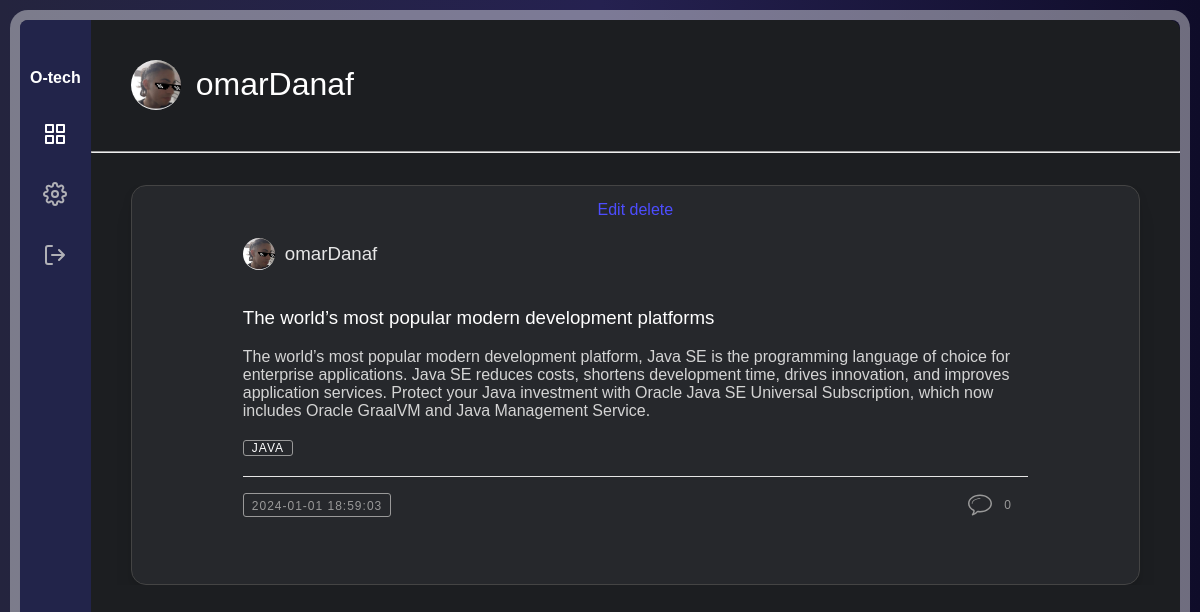
The app's page /project/myposts.php (signed in) with its own data.
### tables this page shows
CREATE TABLE `posts` (
  `id` int(11) NOT NULL,
  `user_id` int(11) NOT NULL,
  `title` varchar(255) NOT NULL,
  `content` text NOT NULL,
  `created_at` datetime NOT NULL,
  `category` varchar(35) NOT NULL
);

CREATE TABLE `users` (
  `id` int(11) NOT NULL,
  `username` varchar(255) NOT NULL,
  `password` varchar(255) NOT NULL,
  `email` varchar(255) NOT NULL,
  `first_name` varchar(255) NOT NULL,
  `last_name` varchar(255) NOT NULL,
  `gender` varchar(15) NOT NULL,
  `profile_picture` varchar(255) DEFAULT NULL,
  `sign_up_date` datetime NOT NULL
);

### project/myposts.php (the view, shortened to what this page needs)
<?php
require("db/db.php");
$username = $_SESSION["username"];
?>
<!DOCTYPE html>
<html lang="en">
<head>
    <link rel="stylesheet" href="style/home.css">
</head>
<body>
    <div class="app-container">
    <?php require("partials/leftarea.php"); ?>
        <div class="main-area">
            <div class="userd">
                <img class="round" src="<?= getProfilePicture($username) ?>" alt="user"
                    onerror="this.src='img/OIP.jpg'" />
                <?php
                function getProfilePicture($username)
                {
                    require("db/db.php");
                    $query = "SELECT profile_picture FROM users WHERE username = ?";
                    $stmt = mysqli_prepare($conn, $query);
                    mysqli_stmt_bind_param($stmt, "s", $username);
                    mysqli_stmt_execute($stmt);
                    mysqli_stmt_store_result($stmt);
                    if (mysqli_stmt_num_rows($stmt) > 0) {
                        mysqli_stmt_bind_result($stmt, $profilePicture);
                        return $profilePicture;
                    } else {
                        return 'img/default-profile-picture.jpg';
                    }
                }
                ?>
                <h1>
                    <?= $username ?>
                </h1>
            </div>
            <br>
            <hr>
            <section class="content-section" style="margin-bottom: 200px;">
                <div class="page">
                    <div class="archive">
                        <?php
                        $id = $_SESSION['id'];
                        $query = "SELECT posts.*, users.username, users.profile_picture, COUNT(comments.id) AS comment_count
    FROM `posts`
    INNER JOIN `users` ON posts.user_id = users.id
    LEFT JOIN `comments` ON posts.id = comments.post_id
    WHERE posts.user_id = $id
    GROUP BY posts.id";
                        $result = mysqli_query($conn, $query);
                        while ($row = mysqli_fetch_assoc($result)):
                            ?>
                            <article class="article">
                                <div class="blog-container">
                                    <div class="blog-header">
                                        <div class="blog-author--no-cover">
                                        <a href="edit_post.php?post_id=<?= $row['id'] ?>">Edit</a>
                                        <a href="delete_post.php?post_id=<?= $row['id'] ?>">delete</a>
                                            <a href="vprofile.php?user=<?= $row['username'] ?>">
                                                <h3>
                                                    <img class="round" src="<?= $row['profile_picture'] ?>" alt="user"
                                                        onerror="this.src='img/OIP.jpg'" />
                                                    <?= $row['username'] ?>
                                                </h3>
                                            </a>
                                        </div>
                                    </div>
                                    <div class="blog-body">
                                        <div class="blog-title">
                                            <h1>
                                                <?= $row["title"] ?>
                                            </h1>
                                        </div>
                                        <div class="blog-summary">
                                            <p>
                                                <?= $row["content"] ?>
                                            </p>
                                        </div>
                                        <div class="blog-tags">
                                            <ul>
                                                <li><a href="home.php?category=<?= $row['category'] ?>">
                                                        <?= $row['category'] ?>
                                                    </a></li>
                                            </ul>
                                        </div>
                                    </div>
                                    <div class="blog-footer">
                                        <ul>
                                            <li class="published-date">
                                                <?= $row['created_at'] ?>
                                            </li>
                                            <li class="comments"><a href="./comment.php?post=<?= $row['id'] ?>"><svg
                                                        class="icon-bubble">
                                                        <use xlink:href="#icon-bubble"></use>
                                                    </svg><span class="numero">
                                                        <?= $row['comment_count'] ?>
                                                    </span></a></li>
                                        </ul>
                                    </div>
                                </div>
                            </article>
                            <?php
                        endwhile;
                        ?>
                    </div>
                </div>
            </section>
        </div>
    </div>
</body>
</html>

### project/style/home.css (style rules this page uses)
* { box-sizing: border-box; font-family: "Poppins", sans-serif; font-weight: 300; }
html { scroll-behavior: smooth; }
html, body { width: 100%; height: 100vh; margin: 0; }
body { font-family: "DM Sans", sans-serif; display: flex; justify-content: center; align-items: center; flex-direction: column; overflow: hidden; overflow-x: hidden; background: #0f0c29; background: -webkit-linear-gradient(to right, #24243e, #191633, #0f0c29); background: linear-gradient(to right, #24243e, #252150, #0f0c29); background-position: center; background-size: cover; padding: 20px; }
:root { --dark-font: #ffffff; --light-font: #c9c9c9da; }
a { text-decoration: none; cursor: pointer; }
.app-container { position: relative; border-radius: 8px; width: 100%; height: 100%; background: linear-gradient(180deg, #000000 0%, rgb(64, 0, 255), 233, 241) 90%; box-shadow: 0 0 0 10px rgba(255, 255, 255, 0.4); display: flex; overflow: hidden; }
.main-area { flex: 1; height: 100%; overflow-y: auto; background: linear-gradient(97deg, #1c1e21 0%, #1c1e21 90%); border-radius: 0 10px 10px 0; padding-bottom: 24px; position: relative; color: #ffffff; }
.content-section { display: block; margin-top: 32px; overflow-x: hidden; padding: 0 40px; }
.userd { margin-top: 25px; align-items: center; display: flex; padding: 0 40px; overflow: hidden; }
.userd img { width: 50px; height: 50px; border-radius: 50%; margin-right: 15px; }
.page { max-width: 1300px; }
.archive { display: grid; grid-template-columns: repeat(auto-fit, minmax(350px, 1fr)); grid-gap: 1em; grid-auto-flow: dense; }
.blog-container { background: #fff; border-radius: 5px; box-shadow: rgba(0, 0, 0, 0.2) 0 4px 2px -2px; font-family: monospace; font-weight: 100; }
@media screen and (min-width: 767px) { .blog-container { width: 40rem; } }
@media screen and (min-width: 959px) { .blog-container { width: 50rem; } }
.blog-container a { color: #4d4dff; text-decoration: none; transition: 0.25s ease; }
.blog-author--no-cover { margin: 0 auto; padding-top: 0.125rem; width: 80%; text-align: center; }
.blog-header { display: flex; flex-direction: column; align-items: center; }
.blog-author--no-cover { text-align: center; }
.blog-author--no-cover h3 { display: flex; align-items: center; }
.blog-author--no-cover h3 img { margin-right: 10px; }
.blog-author--no-cover img { height: 32px; border-radius: 50%; margin-right: 10px; width: 32px; object-fit: cover; }
.blog-author--no-cover h3 { color: #e7e7e7; font-weight: 100; }
.blog-body { margin: 0 auto; width: 80%; max-height: 250px; overflow: auto; }
.blog-summary p { color: #d4d4d4; max-height: px; overflow: auto; }
.blog-tags ul { display: flex; flex-direction: row; flex-wrap: wrap; list-style: none; padding-left: 0; }
.blog-tags a { border: 1px solid #999999; border-radius: 3px; color: #ffffff; font-size: 0.75rem; height: 1.5rem; line-height: 1.5rem; letter-spacing: 1px; padding: 0 0.5rem; text-align: center; text-transform: uppercase; white-space: nowrap; width: 5rem; }
.blog-footer { border-top: 1px solid #e6e6e6; margin: 0 auto; padding-bottom: 0.125rem; width: 80%; }
.blog-footer ul { list-style: none; display: flex; flex: row wrap; justify-content: flex-end; padding-left: 0; }
.blog-footer li:first-child { margin-right: auto; }
.blog-footer li+li { margin-left: 0.5rem; }
.blog-footer li { color: #999999; font-size: 0.75rem; height: 1.5rem; letter-spacing: 1px; line-height: 1.5rem; text-align: center; text-transform: uppercase; position: relative; white-space: nowrap; }
.blog-footer li a { color: #999999; }
.comments { margin-right: 1rem; }
.published-date { border: 1px solid #999999; border-radius: 3px; padding: 0 0.5rem; }
.numero { position: relative; top: -0.5rem; }
.icon-star, .icon-bubble { fill: #999999; height: 24px; margin-right: 0.5rem; transition: 0.25s ease; width: 24px; }
.blog-container { width: auto; border: 1px solid #444; border-radius: 15px; padding: 1em; background: #26282c; box-shadow: 0 5px 10px rgba(0, 0, 0, 0.1), 0 20px 20px rgba(0, 0, 0, 0.05); max-height: 400px; min-height: 400px; }
:root { --vs-primary: 29 92 255; }
.article { width: auto; }

### records on screen
posts: user.profile_picture (picture), user.username "omarDanaf", title "The world’s most popular modern development platforms", content "The world’s most popular modern development platform, Java SE is the programming language of choice for enterprise applications. Java SE reduces costs, shortens development time, drives innovation, and improves application services. Protect your Java investment with Oracle Java SE Universal Subscription, which now includes Oracle GraalVM and Java Management Service.", category "JAVA", created_at "2024-01-01 18:59:03", comment_count "0"

### other values on screen
$username "omarDanaf"
